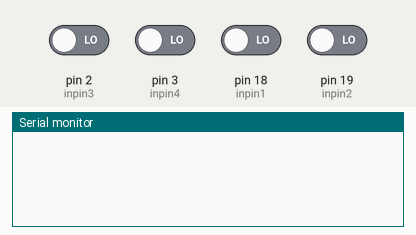
This sketch was run on a simulated Arduino Mega 2560, built with avr-gcc and run on an emulated ATmega2560. On the bench: the last lines printed to the serial monitor. Inputs (shaded band) come from the test bench; at power-on: pin 2 (inpin3), pin 3 (inpin4), pin 18 (inpin1), pin 19 (inpin2) LOW.

Above: at 1.2 s.
1.3 s: pin 2 (inpin3) driven HIGH
At 1.8 s:
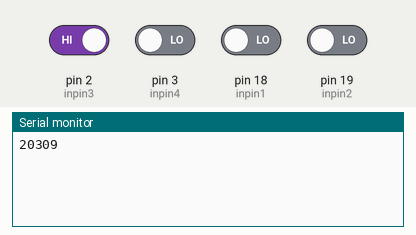
2.8 s: pin 3 (inpin4) driven HIGH
At 4.0 s:
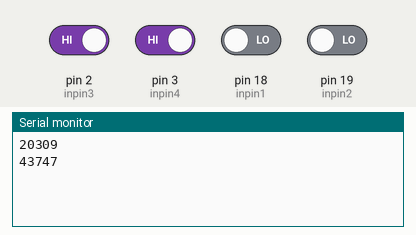
4.3 s: pin 18 (inpin1) driven HIGH
At 5.2 s:
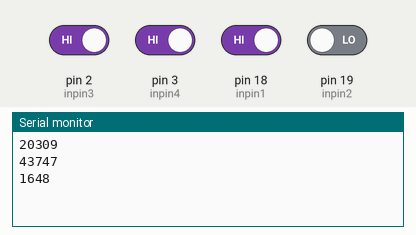
5.8 s: pin 19 (inpin2) driven HIGH
At 6.4 s:
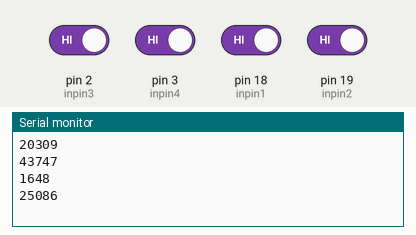
7.3 s: pin 2 (inpin3) driven LOW
At 8.5 s:
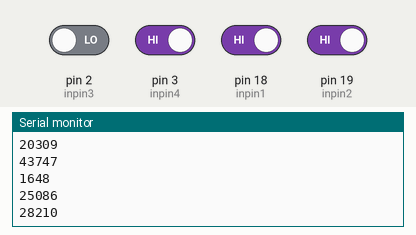
8.8 s: pin 18 (inpin1) driven LOW
At 9.9 s:
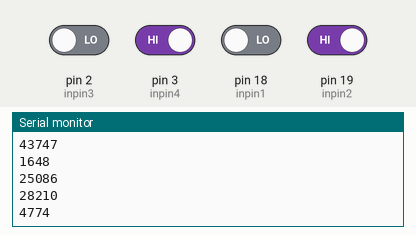
Timing chart, 0 to 11.3 s (numbered marks = the images above; inputs shaded):
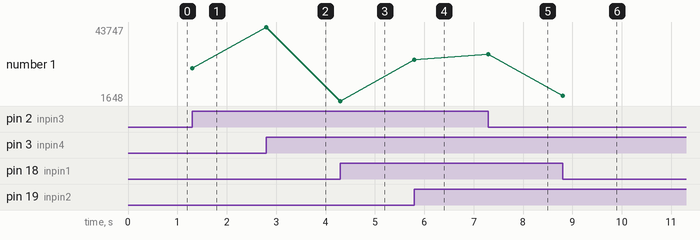

Measured:
- after the input at 1.3 s, the serial monitor: prints a new line at once (image 1)
- after the input at 2.8 s, the serial monitor: prints a new line at once (image 2)
- after the input at 4.3 s, the serial monitor: prints a new line at once (image 3)
- after the input at 5.8 s, the serial monitor: prints a new line at once (image 4)
- after the input at 7.3 s, the serial monitor: prints a new line at once (image 5)
- after the input at 8.8 s, the serial monitor: prints a new line at once (image 6)
- plotted number 1: 20309 → 43747 after the input at 2.8 s, 43747 → 1648 after the input at 4.3 s, 1648 → 25086 after the input at 5.8 s, 25086 → 28210 after the input at 7.3 s, 28210 → 4774 after the input at 8.8 s

The sketch:

Input_capture.ino
```cpp
//sensor
int inpin1 = 18; //interrupt pin, 18 is int.5
int inpin2 = 19; //interrupt pin, 19 is int.4
int inpin3 = 2; //interrupt pin, 20 is int.0
int inpin4 = 3; //interrupt pin, 21 is int.1

volatile unsigned int in1_time = 0;
volatile unsigned int in2_time = 0;
volatile unsigned int in3_time = 0;
volatile unsigned int in4_time = 0;

void setup()
{
  Serial.begin(9600);
  //sensor
  pinMode(inpin1, INPUT);
  pinMode(inpin2, INPUT);
  pinMode(inpin3, INPUT);
  pinMode(inpin4, INPUT);
  attachInterrupt(digitalPinToInterrupt(inpin1), triggerISR1, HIGH); //attach interrupt
  attachInterrupt(digitalPinToInterrupt(inpin2), triggerISR2, HIGH); //attach interrupt
  attachInterrupt(digitalPinToInterrupt(inpin3), triggerISR3, HIGH); //attach interrupt
  attachInterrupt(digitalPinToInterrupt(inpin4), triggerISR4, HIGH); //attach interrupt

  noInterrupts();//stop interrupts

  //Timer5 16 bit
  //  #######################################################
  TCCR5A = 0;               //set entire TCCR1A register to 0
  TCCR5B = 0;               //set entire TCCR1B register to 0
  TCNT5 = 0;                //Register for timer value

  TCCR5B |= (1 << CS52) | (1 << CS50);    // prescaler
  TCCR1B |= (0 << WGM52);   //Normal mode

  interrupts();//allow interrupts
}

void loop()
{

}

void triggerISR1() {
//  Serial.println(TCNT5);
  Serial.println(TCNT5 - in1_time);
  in1_time = TCNT5;
}

void triggerISR2() {
  Serial.println(TCNT5 - in2_time);
  in2_time = TCNT5;
}

void triggerISR3() {
  Serial.println(TCNT5 - in3_time);
  in3_time = TCNT5;
}

void triggerISR4() {
  Serial.println(TCNT5 - in4_time);
  in4_time = TCNT5;
}
```
